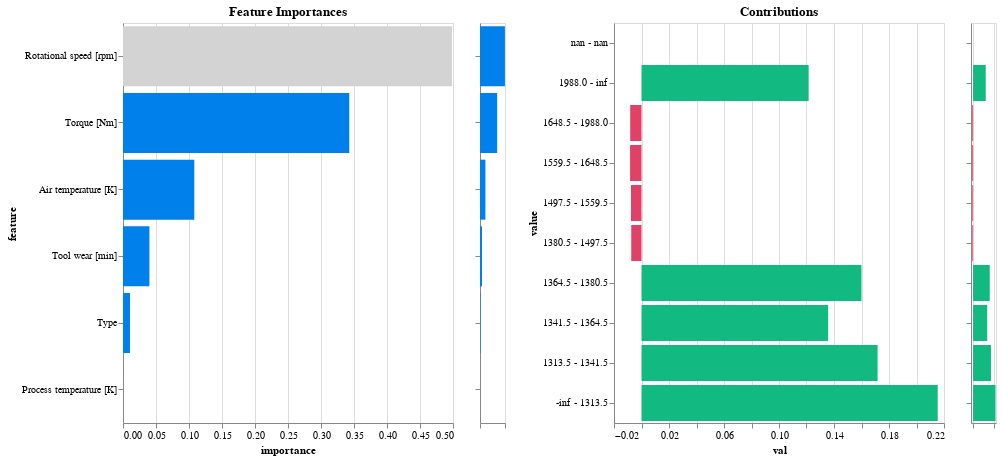

The cell this chart's notebook holds for it:
### Markdown cell above
## 4. Model Interpretability and Explainability
Following training, the `model.explain()` method is called to generate insights into the model's decision-making process. This step is crucial for understanding the factors that influence the model's predictions and ensuring that the model's behaviour is transparent and explainable.

### Code cell
model.explain()

### Figure 1 — Vega-Lite specification as saved in the notebook (floating-point values rounded to 4 significant figures)
{"config": {"view": {"continuousWidth": 300, "continuousHeight": 300}}, "hconcat": [{"mark": {"type": "bar", "color": "#0080ea"}, "encoding": {"color": {"condition": {"param": "param_1", "value": "lightgray"}, "value": "#0080ea"}, "tooltip": {"field": "importance_label", "type": "nominal"}, "x": {"field": "importance", "type": "quantitative"}, "y": {"field": "feature", "sort": {"field": "importance", "order": "descending"}, "type": "nominal"}}, "height": 400, "name": "view_1", "title": "Feature Importances", "transform": [{"filter": {"param": "param_2"}}], "width": 330}, {"mark": {"type": "bar", "color": "#0080ea"}, "encoding": {"x": {"axis": {"labels": false, "title": null}, "field": "importance", "type": "quantitative"}, "y": {"axis": {"labels": false, "title": null}, "field": "feature", "sort": "-x", "type": "nominal"}}, "height": 400, "name": "view_2", "width": 25}, {"data": {"name": "data-15909cd674847a01aefc7278f33eb52f"}, "mark": {"type": "bar", "color": "#e14067"}, "encoding": {"color": {"condition": {"test": "(datum.contribution < 0)", "value": "#e14067"}, "value": "#12b980"}, "tooltip": {"field": "score_label", "type": "nominal"}, "x": {"field": "val", "type": "quantitative"}, "y": {"field": "value", "sort": {"field": "index", "order": "descending"}, "type": "nominal"}}, "height": 400, "name": "view_3", "title": "Contributions", "transform": [{"fold": ["contribution", "mean", "frequency"], "as": ["column", "val"]}, {"filter": {"param": "Select"}}, {"filter": {"param": "param_1"}}, {"filter": {"param": "param_3"}}], "width": 330}, {"data": {"name": "data-15909cd674847a01aefc7278f33eb52f"}, "mark": {"type": "bar", "color": "#e14067"}, "encoding": {"color": {"condition": {"test": "(datum.contribution < 0)", "value": "#e14067"}, "value": "#12b980"}, "x": {"axis": {"labels": false, "title": null}, "field": "contribution", "type": "quantitative"}, "y": {"axis": {"labels": false, "title": null}, "field": "value", "sort": {"field": "index", "order": "descending"}, "type": "nominal"}}, "height": 400, "name": "view_4", "transform": [{"filter": {"param": "param_1"}}], "width": 25}], "data": {"name": "data-85171f6d95b64eccc4f33e1edafc4568"}, "params": [{"name": "param_1", "select": {"type": "point", "fields": ["feature"]}, "value": "Rotational speed [rpm]", "views": ["view_1"]}, {"name": "Select", "select": {"type": "point", "fields": ["column"]}, "bind": {"input": "select", "options": ["contribution", "mean", "frequency"]}, "value": "contribution", "views": ["view_1", "view_3"]}, {"name": "param_2", "select": {"type": "interval", "encodings": ["y"]}, "views": ["view_2"]}, {"name": "param_3", "select": {"type": "interval", "encodings": ["y"]}, "views": ["view_4"]}], "$schema": "https://vega.github.io/schema/vega-lite/v5.20.1.json", "datasets": {"data-85171f6d95b64eccc4f33e1edafc4568": [{"feature": "Process temperature [K]", "importance": 0.0, "importance_label": "0.0%"}, {"feature": "Type", "importance": 0.01069, "importance_label": "1.1%"}, {"feature": "Tool wear [min]", "importance": 0.04001, "importance_label": "4.0%"}, {"feature": "Air temperature [K]", "importance": 0.108, "importance_label": "10.8%"}, {"feature": "Torque [Nm]", "importance": 0.3428, "importance_label": "34.3%"}, {"feature": "Rotational speed [rpm]", "importance": 0.4984, "importance_label": "49.8%"}], "data-15909cd674847a01aefc7278f33eb52f": [{"index": 0, "value": "H", "contribution": -0.004154, "mean": 0.01608, "frequency": 0.1021, "feature": "Type", "score_label": "-0.4"}, {"index": 1, "value": "M", "contribution": -0.0009676, "mean": 0.03274, "frequency": 0.3009, "feature": "Type", "score_label": "-0.1"}, {"index": 2, "value": "L", "contribution": 0.02112, "mean": 0.04025, "frequency": 0.597, "feature": "Type", "score_label": "2.1"}, {"index": 3, "value": "Null", "contribution": 0.0, "mean": 0.0, "frequency": 0.0, "feature": "Type", "score_label": "0.0"}, {"index": 0, "value": "-inf - 301.75", "contribution": -0.006476, "mean": 0.02338, "frequency": 0.779, "feature": "Air temperature [K]", "score_label": "-0.6"}, {"index": 1, "value": "301.75 - 302.15", "contribution": 0.08039, "mean": 0.09594, "frequency": 0.04045, "feature": "Air temperature [K]", "score_label": "8.0"}, {"index": 2, "value": "302.15 - 302.35", "contribution": 0.02126, "mean": 0.05147, "frequency": 0.0406, "feature": "Air temperature [K]", "score_label": "2.1"}, {"index": 3, "value": "302.35 - 302.55", "contribution": 0.06158, "mean": 0.08995, "frequency": 0.02821, "feature": "Air temperature [K]", "score_label": "6.2"}, {"index": 4, "value": "302.55 - 302.95", "contribution": 0.07401, "mean": 0.09901, "frequency": 0.03015, "feature": "Air temperature [K]", "score_label": "7.4"}, {"index": 5, "value": "302.95 - 303.45", "contribution": 0.1298, "mean": 0.1514, "frequency": 0.02761, "feature": "Air temperature [K]", "score_label": "13.0"}, {"index": 6, "value": "303.45 - inf", "contribution": -0.000824, "mean": 0.03039, "frequency": 0.05403, "feature": "Air temperature [K]", "score_label": "-0.1"}, {"index": 7, "value": "nan - nan", "contribution": 0.0, "mean": 0.0, "frequency": 0.0, "feature": "Air temperature [K]", "score_label": "0.0"}, {"index": 0, "value": "-inf - inf", "contribution": 0.0, "mean": 0.03552, "frequency": 1.0, "feature": "Process temperature [K]", "score_label": "0.0"}, {"index": 1, "value": "nan - nan", "contribution": 0.0, "mean": 0.0, "frequency": 0.0, "feature": "Process temperature [K]", "score_label": "0.0"}, {"index": 0, "value": "-inf - 1313.5", "contribution": 0.2154, "mean": 0.216, "frequency": 0.03179, "feature": "Rotational speed [rpm]", "score_label": "21.5"}, {"index": 1, "value": "1313.5 - 1341.5", "contribution": 0.1717, "mean": 0.1773, "frequency": 0.03284, "feature": "Rotational speed [rpm]", "score_label": "17.2"}, {"index": 2, "value": "1341.5 - 1364.5", "contribution": 0.1358, "mean": 0.1381, "frequency": 0.04, "feature": "Rotational speed [rpm]", "score_label": "13.6"}, {"index": 3, "value": "1364.5 - 1380.5", "contribution": 0.16, "mean": 0.1625, "frequency": 0.03582, "feature": "Rotational speed [rpm]", "score_label": "16.0"}, {"index": 4, "value": "1380.5 - 1497.5", "contribution": -0.00746, "mean": 0.01542, "frequency": 0.3484, "feature": "Rotational speed [rpm]", "score_label": "-0.7"}, {"index": 5, "value": "1497.5 - 1559.5", "contribution": -0.007659, "mean": 0.006434, "frequency": 0.1624, "feature": "Rotational speed [rpm]", "score_label": "-0.8"}, {"index": 6, "value": "1559.5 - 1648.5", "contribution": -0.008292, "mean": 0.003749, "frequency": 0.1593, "feature": "Rotational speed [rpm]", "score_label": "-0.8"}, {"index": 7, "value": "1648.5 - 1988.0", "contribution": -0.008205, "mean": 0.004537, "frequency": 0.1645, "feature": "Rotational speed [rpm]", "score_label": "-0.8"}, {"index": 8, "value": "1988.0 - inf", "contribution": 0.1216, "mean": 0.1488, "frequency": 0.02507, "feature": "Rotational speed [rpm]", "score_label": "12.2"}, {"index": 9, "value": "nan - nan", "contribution": 0.0, "mean": 0.0, "frequency": 0.0, "feature": "Rotational speed [rpm]", "score_label": "0.0"}, {"index": 0, "value": "-inf - 20.25", "contribution": 0.1222, "mean": 0.1497, "frequency": 0.02493, "feature": "Torque [Nm]", "score_label": "12.2"}, {"index": 1, "value": "20.25 - 34.35", "contribution": -0.01003, "mean": 0.004619, "frequency": 0.2585, "feature": "Torque [Nm]", "score_label": "-1.0"}, {"index": 2, "value": "34.35 - 50.85", "contribution": -0.008935, "mean": 0.01633, "frequency": 0.576, "feature": "Torque [Nm]", "score_label": "-0.9"}, {"index": 3, "value": "50.85 - 53.55", "contribution": 0.03995, "mean": 0.06215, "frequency": 0.05284, "feature": "Torque [Nm]", "score_label": "4.0"}, {"index": 4, "value": "53.55 - 55.35", "contribution": 0.0846, "mean": 0.1099, "frequency": 0.02851, "feature": "Torque [Nm]", "score_label": "8.5"}, {"index": 5, "value": "55.35 - 59.05", "contribution": 0.1119, "mean": 0.1304, "frequency": 0.0309, "feature": "Torque [Nm]", "score_label": "11.2"}, {"index": 6, "value": "59.05 - inf", "contribution": 0.3895, "mean": 0.3789, "frequency": 0.02836, "feature": "Torque [Nm]", "score_label": "38.9"}, {"index": 7, "value": "nan - nan", "contribution": 0.0, "mean": 0.0, "frequency": 0.0, "feature": "Torque [Nm]", "score_label": "0.0"}, {"index": 0, "value": "-inf - 199.5", "contribution": -0.006571, "mean": 0.0241, "frequency": 0.9227, "feature": "Tool wear [min]", "score_label": "-0.7"}, {"index": 1, "value": "199.5 - 210.5", "contribution": 0.1509, "mean": 0.1458, "frequency": 0.04299, "feature": "Tool wear [min]", "score_label": "15.1"}, {"index": 2, "value": "210.5 - inf", "contribution": 0.2087, "mean": 0.2043, "frequency": 0.03433, "feature": "Tool wear [min]", "score_label": "20.9"}, {"index": 3, "value": "nan - nan", "contribution": 0.0, "mean": 0.0, "frequency": 0.0, "feature": "Tool wear [min]", "score_label": "0.0"}]}}
